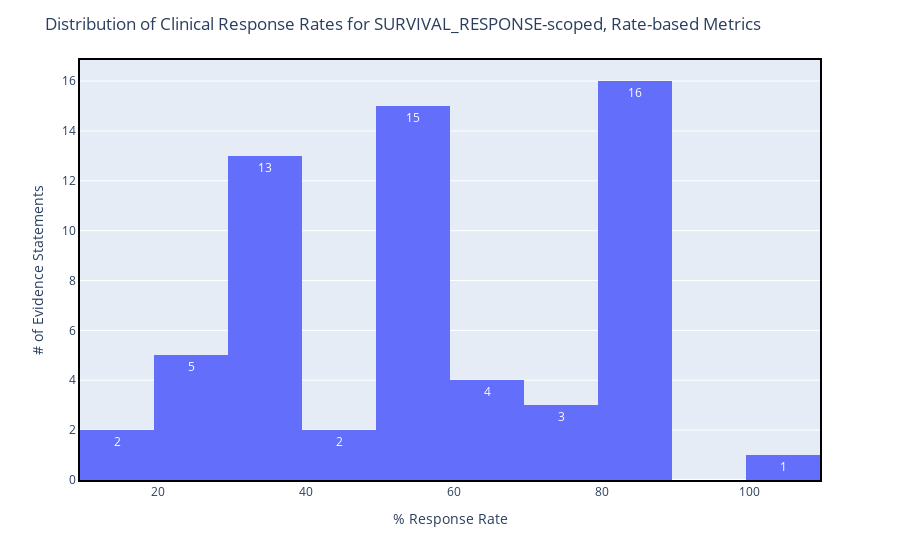

Notebook code cell kept with this figure:
### Code cell
res_tdf['trimmed_values'] = res_tdf['values'].apply(lambda x: int((x.split('%')[0])))

fig = px.histogram(res_tdf, x='trimmed_values',text_auto=True)
fig.update_layout(xaxis_title='% Response Rate', 
                  yaxis_title="# of Evidence Statements", 
                  title='Distribution of Clinical Response Rates for SURVIVAL_RESPONSE-scoped, Rate-based Metrics', 
                    xaxis=dict(
                        showline=True,     
                        linewidth=2,       
                        linecolor='black', 
                        mirror=True        
                    ),
                    yaxis=dict(            
                        showline=True,
                        linewidth=2,
                        linecolor='black',
                        mirror=True
                    ))
fig.write_image('distribution_of_rates_SURVIVAL_RESPONSE_bar_chart.jpg',width=1920/1.5,height=1080/1.5,scale=2)
fig.show()

### Figure 1 — Plotly figure (JSON) as saved in the notebook; plotly's stock layout.template omitted (floating-point values rounded to 4 significant figures)
{"data": [{"alignmentgroup": "True", "bingroup": "x", "hovertemplate": "trimmed_values=%{x}<br>count=%{y}<extra></extra>", "legendgroup": "", "marker": {"color": "#636efa", "pattern": {"shape": ""}}, "name": "", "offsetgroup": "", "orientation": "v", "showlegend": false, "texttemplate": "%{value}", "type": "histogram", "x": [38, 82, 55, 26, 43, 82, 50, 85, 83, 30, 53, 50, 69, 69, 37, 67, 81, 57, 63, 26, 82, 55, 84, 39, 39, 82, 55, 23, 50, 59, 30, 38, 33, 16, 31, 39, 82, 24, 82, 55, 50, 32, 80, 79, 85, 100, 71, 82, 82, 82, 55, 74, 50, 20, 38, 33, 16, 82, 55, 52, 46], "xaxis": "x", "yaxis": "y"}], "layout": {"barmode": "relative", "legend": {"tracegroupgap": 0}, "margin": {"t": 60}, "title": {"text": "Distribution of Clinical Response Rates for SURVIVAL_RESPONSE-scoped, Rate-based Metrics"}, "xaxis": {"anchor": "y", "domain": [0, 1], "linecolor": "black", "linewidth": 2, "mirror": true, "showline": true, "title": {"text": "% Response Rate"}}, "yaxis": {"anchor": "x", "domain": [0, 1], "linecolor": "black", "linewidth": 2, "mirror": true, "showline": true, "title": {"text": "# of Evidence Statements"}}}}
